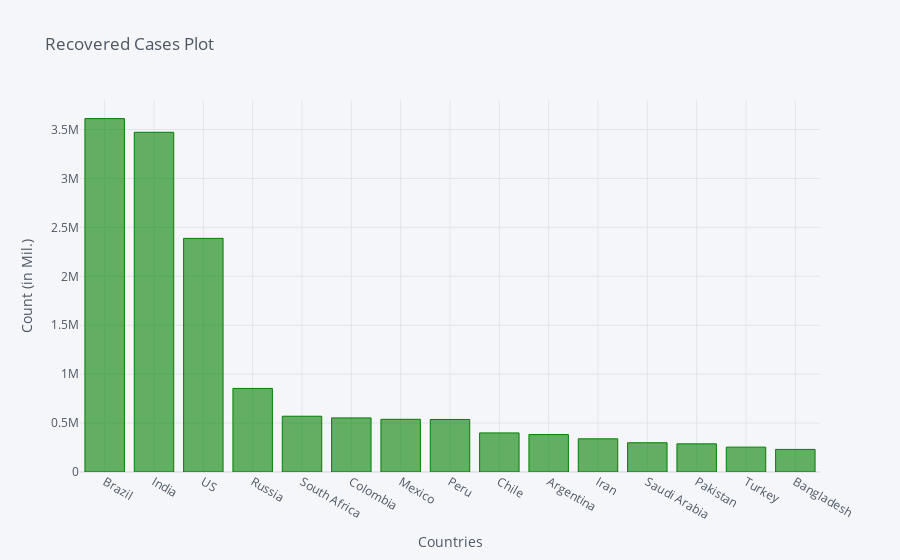

The notebook cell this image was saved under:
### Code cell
recovered_df2_plot.iplot(kind='bar', x='Country/Region', y='9/9/20',color='green',
                         title='Recovered Cases Plot',xTitle='Countries',yTitle='Count (in Mil.)')

### Figure 1 — Plotly figure (JSON) as saved in the notebook; plotly's stock layout.template omitted (floating-point values rounded to 4 significant figures)
{"data": [{"marker": {"color": "rgba(0, 128, 0, 0.6)", "line": {"color": "rgba(0, 128, 0, 1.0)", "width": 1}}, "name": "9/9/20", "orientation": "v", "text": "", "type": "bar", "x": ["Brazil", "India", "US", "Russia", "South Africa", "Colombia", "Mexico", "Peru", "Chile", "Argentina", "Iran", "Saudi Arabia", "Pakistan", "Turkey", "Bangladesh"], "y": [3611632, 3471783, 2387479, 854069, 569935, 552885, 538514, 536959, 399555, 382490, 339111, 298966, 287658, 254188, 230804]}], "layout": {"legend": {"bgcolor": "#F5F6F9", "font": {"color": "#4D5663"}}, "paper_bgcolor": "#F5F6F9", "plot_bgcolor": "#F5F6F9", "title": {"font": {"color": "#4D5663"}, "text": "Recovered Cases Plot"}, "xaxis": {"gridcolor": "#E1E5ED", "showgrid": true, "tickfont": {"color": "#4D5663"}, "title": {"font": {"color": "#4D5663"}, "text": "Countries"}, "zerolinecolor": "#E1E5ED"}, "yaxis": {"gridcolor": "#E1E5ED", "showgrid": true, "tickfont": {"color": "#4D5663"}, "title": {"font": {"color": "#4D5663"}, "text": "Count (in Mil.)"}, "zerolinecolor": "#E1E5ED"}}}
